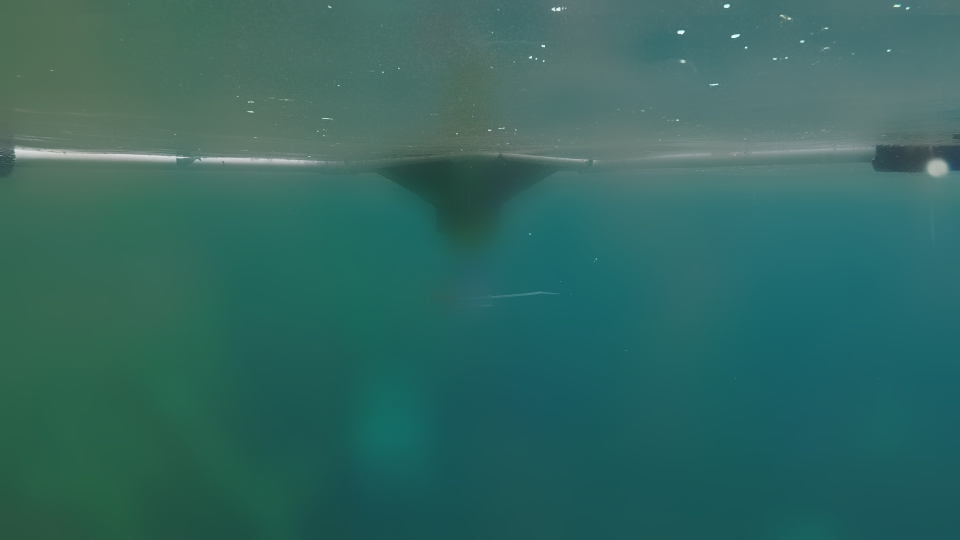
#> input picture preprocessing/preprocessingImages/test.jpg, 1920 x 1080 px, found by its file name (shown at 1/2 size)
$ python center_of_mass_detection.py
#> lines starting #> are read from the running program, lines starting #| are printed output that depends on the picture; after the words box and inside, x2 and y2 are one past the last pixel; in counts of white or black regions, pixels touching at a corner belong together
import cv2
import numpy as np
import sys, argparse

# needs work to find optimal algorithms and parameters
# find ways to improve image quality before contouring and finding the center

def find_center_of_gate(img):
    pass


def find_center_of_blob():

    # print("new function call with threshhold set to {}".format(thresh))
    img_copy = src_img.copy()

    img_gray = cv2.cvtColor(img_copy, cv2.COLOR_BGR2GRAY)
    img_gray = cv2.blur(img_gray, (3,3))

    img_thresh = cv2.adaptiveThreshold(img_gray, 255, cv2.ADAPTIVE_THRESH_MEAN_C, cv2.THRESH_BINARY, 199, 5)
    # canny_output = cv2.adaptiveThreshold(img_gray, 255, cv2.ADAPTIVE_THRESH_GAUSSIAN_C, cv2.THRESH_BINARY, 199, 5)


    # canny_output = cv2.Canny(img_gray, thresh, thresh * 2) # canny edge detection
    contours,hierarchy = cv2.findContours(img_thresh, cv2.RETR_TREE, cv2.CHAIN_APPROX_SIMPLE)
    num_contours = len(contours)

    if (num_contours > 0):
        mu = [None]*num_contours
        for i in range(num_contours):
            mu[i] = cv2.moments(contours[i])

        mass_centers = [None]*num_contours
        for i in range(num_contours):
            # add 1e-5 to avoid division by zero -> opencv tutorial method
            mass_centers[i] = (mu[i]['m10'] / (mu[i]['m00'] + 1e-5), mu[i]['m01'] / (mu[i]['m00'] + 1e-5))

        # print(hierarchy)

        for i in range(num_contours):
            if (hierarchy[0][i][3] == -1):
                color_contour = (0, 0, 255)
                color_center = (0, 255, 0)
                cv2.drawContours(img_copy, contours, i, color_contour, 2)
                cv2.circle(img_copy, (int(mass_centers[i][0]), int(mass_centers[i][1])), 2, color_center, -1)

        cv2.imshow("Image", img_copy)

def main(argv):

    parser = argparse.ArgumentParser(description='Find center of a blob.')
    parser.add_argument('--img', help='Image file name', default='test.jpg')
    args = parser.parse_args()

    try:
        cv2.samples.findFile(args.img, required=True)
    except cv2.error:
        sys.exit()

    global src_img
    src_img = cv2.imread(args.img)
#> src_img is the input picture: shape (1080, 1920, 3); mean B, G, R 97.6, 104.2, 50.4

    scale_percent = 50
    width = int(src_img.shape[1] * 0.5)
#> width = 960
    height = int(src_img.shape[0] * 0.5)
#> height = 540
    new_size = (width, height)
#> new_size = (960, 540)
    src_img = cv2.resize(src_img, new_size)
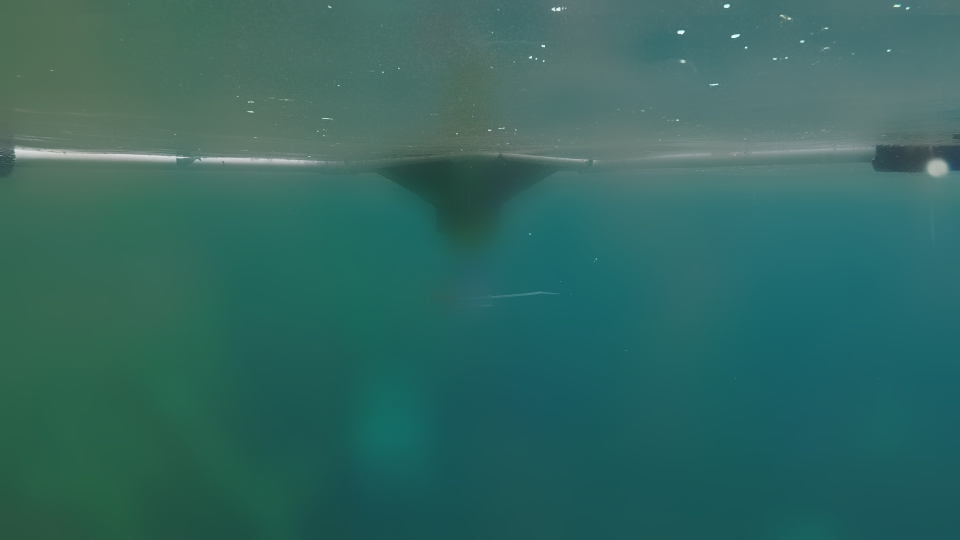
#> src_img: shape (540, 960, 3); mean B, G, R 97.6, 104.3, 50.4

    src_window = 'Image'
    cv2.namedWindow(src_window)
    cv2.imshow(src_window, src_img)

    # [4 lines of commented-out code are left out]

    find_center_of_blob()
#> in find_center_of_blob, `img_gray = cv2.cvtColor(img_copy, cv2.COLOR_BGR2GRAY)`:
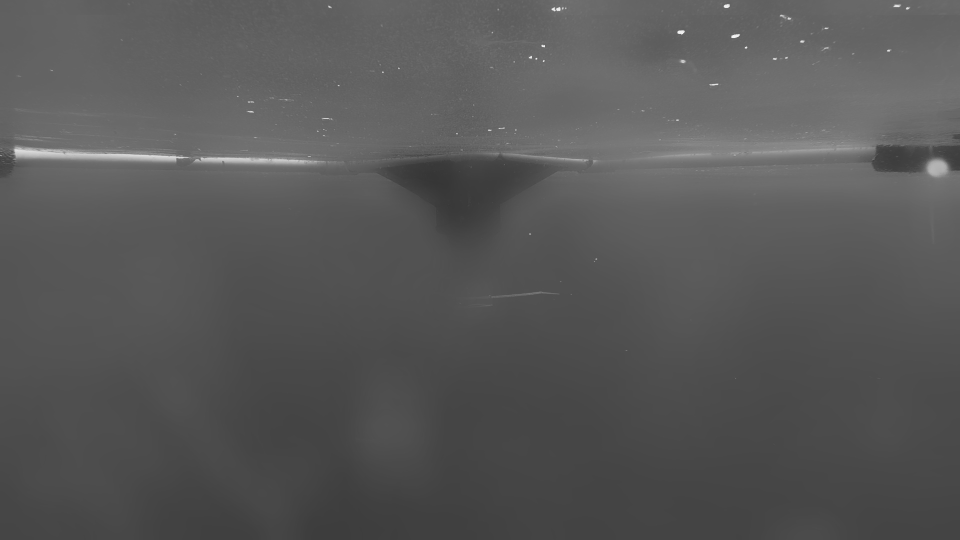
#> img_gray: shape (540, 960); min 54, max 242, mean 87.4
#> in find_center_of_blob, `img_thresh = cv2.adaptiveThreshold(img_gray, 255, cv2.ADAPTIVE_THRESH_..`:
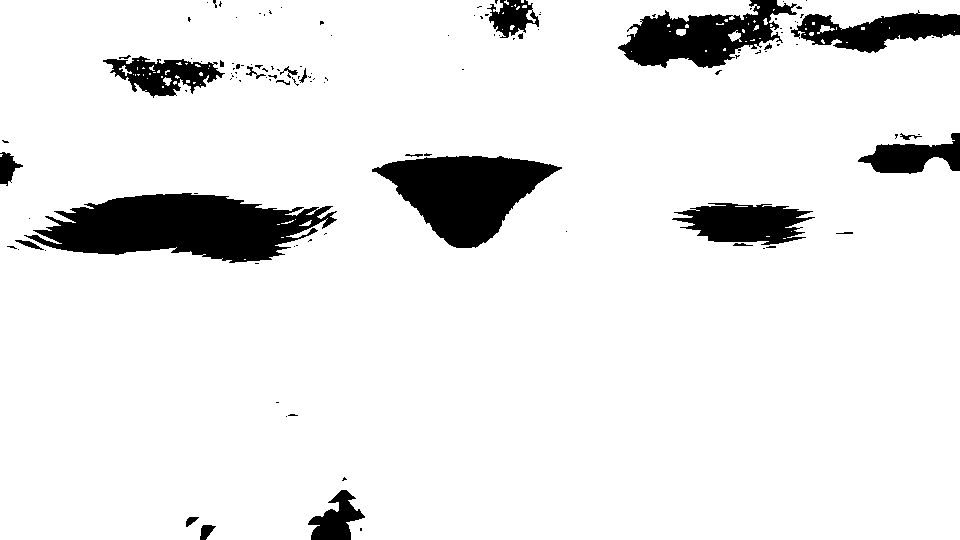
#> img_thresh: shape (540, 960); 91.1% white; 121 black regions (96 under 20 px)
#> in find_center_of_blob, `contours,hierarchy = cv2.findContours(img_thresh, cv2.RETR_TREE, cv2.C..`: contours = 222 contours, 188 with area under 20; largest, box (x1, y1, x2, y2) and area: (0, 0, 960, 540) 500210, (23, 192, 338, 264) 14107, (371, 155, 563, 249) 9948, (671, 202, 816, 246) 4221, (102, 55, 226, 99) 2944
#> in find_center_of_blob, `num_contours = len(contours)`: num_contours = 222
#> in find_center_of_blob, `mu = [None]*num_contours`: mu = 222 items
#> after the loop in find_center_of_blob, `for i in range(num_contours):`: mass_centers = 222 pairs, first value 0 to 932.5, second value 0 to 529
#> after the loop in find_center_of_blob, `for i in range(num_contours):`:
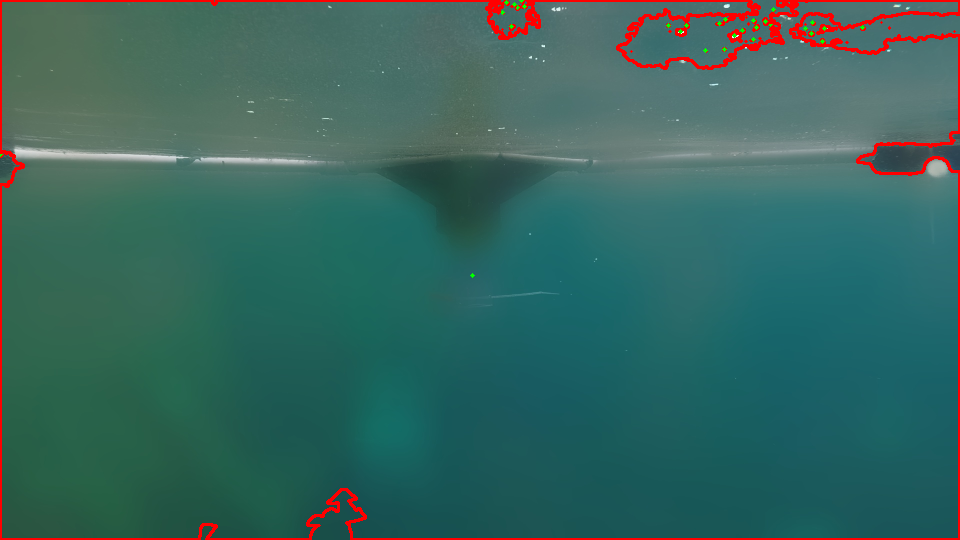
#> img_copy: shape (540, 960, 3); 2.52% of pixels changed, all inside (x1, y1, x2, y2) = (0, 0, 960, 540)

    cv2.waitKey(0)
    cv2.destroyAllWindows()


if __name__ == '__main__':
    main(sys.argv[1:])
